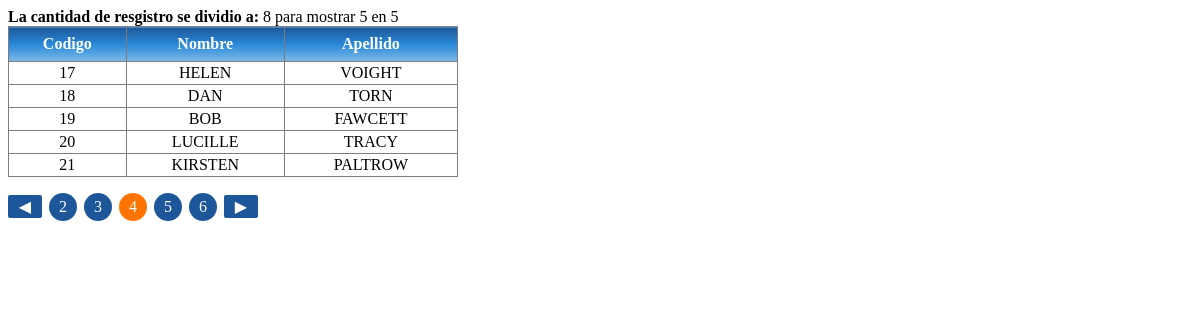
/?pag=4, run on the app's committed database.
### tables this page shows
CREATE TABLE `ejemplo_paginacion` (
  `id` int(5) NOT NULL AUTO_INCREMENT,
  `Nombre` varchar(45) NOT NULL,
  `Apellido` varchar(45) NOT NULL,
  PRIMARY KEY (`id`)
);

### paginador.php (the view)
<?php
$CantidadMostrar=5;
$conetar = new mysqli("localhost", "root", "", "turl");
if ($conetar->connect_errno) {
    echo "Fallo al conectar a MySQL: (" . $conetar->connect_errno . ") " . $conetar->connect_error;
}else{
    $compag         =(int)(!isset($_GET['pag'])) ? 1 : $_GET['pag'];
	$TotalReg       =$conetar->query("SELECT * FROM ejemplo_paginacion");
	$TotalRegistro  =ceil($TotalReg->num_rows/$CantidadMostrar);
	echo "<b>La cantidad de resgistro se dividio a: </b>".$TotalRegistro." para mostrar 5 en 5<br>";
	$consultavistas ="SELECT
						id,Nombre,Apellido
						FROM
						ejemplo_paginacion
						ORDER BY
						ejemplo_paginacion.id ASC
						LIMIT ".(($compag-1)*$CantidadMostrar)." , ".$CantidadMostrar;
	$consulta=$conetar->query($consultavistas);
         echo "<table><tr><th>Codigo</th><th>Nombre</th><th>Apellido</th></tr>";
	while ($lista=$consulta->fetch_row()) {
	     echo "<tr><td>".$lista[0]."</td><td>".$lista[1]."</td><td>".$lista[2]."</td></tr>";
	}
	    echo "</table>";
	$IncrimentNum =(($compag +1)<=$TotalRegistro)?($compag +1):1;
  	$DecrementNum =(($compag -1))<1?1:($compag -1);
	echo "<ul><li class=\"btn\"><a href=\"?pag=".$DecrementNum."\">◀</a></li>";
     $Desde=$compag-(ceil($CantidadMostrar/2)-1);
     $Hasta=$compag+(ceil($CantidadMostrar/2)-1);
     $Desde=($Desde<1)?1: $Desde;
     $Hasta=($Hasta<$CantidadMostrar)?$CantidadMostrar:$Hasta;
     for($i=$Desde; $i<=$Hasta;$i++){
     	if($i<=$TotalRegistro){
     	  if($i==$compag){
           echo "<li class=\"active\"><a href=\"?pag=".$i."\">".$i."</a></li>";
     	  }else {
     	  	echo "<li><a href=\"?pag=".$i."\">".$i."</a></li>";
     	  }
     	}
     }
	echo "<li class=\"btn\"><a href=\"?pag=".$IncrimentNum."\">▶</a></li></ul>";
}
?>

### index.php (style rules this page uses)
table { width: 450px; }
table th { background: rgb(30,87,153); background: -moz-linear-gradient(top, rgba(30,87,153,1) 0%, rgba(41,137,216,1) 50%, rgba(125,185,232,1) 100%); background: -webkit-linear-gradient(top, rgba(30,87,153,1) 0%,rgba(41,137,216,1) 50%,rgba(125,185,232,1) 100%); background: linear-gradient(to bottom, rgba(30,87,153,1) 0%,rgba(41,137,216,1) 50%,rgba(125,185,232,1) 100%); filter: progid:DXImageTransform.Microsoft.gradient( startColorstr='#1e5799', endColorstr='#7db9e8',GradientType=0 ); color: #FFFFFF; height: 30px; }
.active > a { background: rgb(255,116,0); }
ul { margin-left: 0px; padding: 0px; }
ul > li { list-style: none; display: inline-block; margin-right:7px; }
ul > li > a { color: #FFFFFF; text-decoration: none; padding: 5px 10px 5px 10px; display: block; background: #1e5799; border-radius: 20px; }
.btn > a { padding: 2px; background: #1e5799; border-radius: 2px; text-align: center; width:30px; }
table { border: solid 1px #7E7C7C; border-collapse: collapse; }
td , th { border: solid 1px #7E7C7C; padding: 2px; text-align: center; }

### data on the page
ejemplo_paginacion: id "17", Nombre "HELEN", Apellido "VOIGHT"
ejemplo_paginacion: id "18", Nombre "DAN", Apellido "TORN"
ejemplo_paginacion: id "19", Nombre "BOB", Apellido "FAWCETT"
ejemplo_paginacion: id "20", Nombre "LUCILLE", Apellido "TRACY"
ejemplo_paginacion: id "21", Nombre "KIRSTEN", Apellido "PALTROW"

### other printed values
$TotalRegistro "8"
